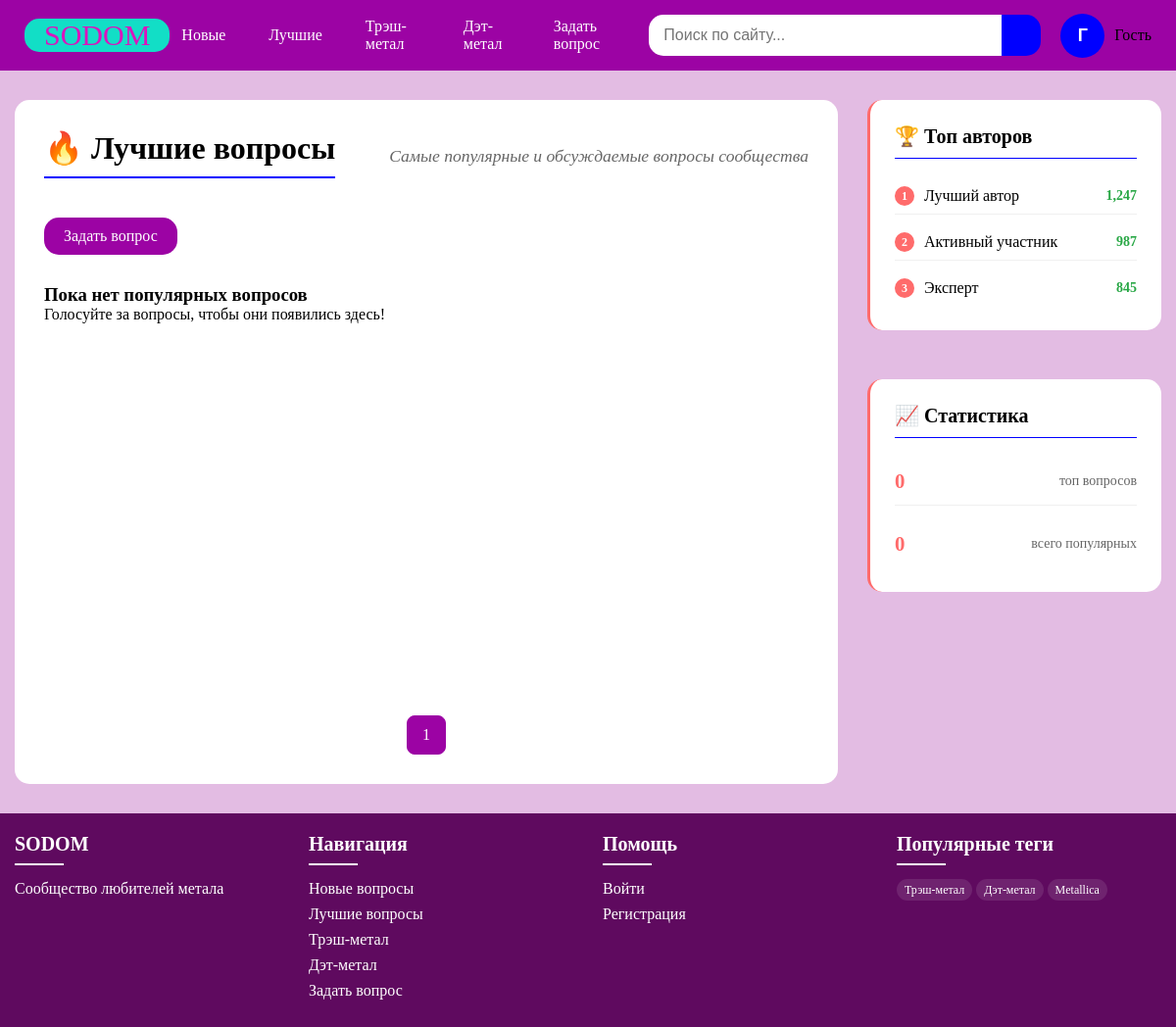
The app's page /hot/, older data.
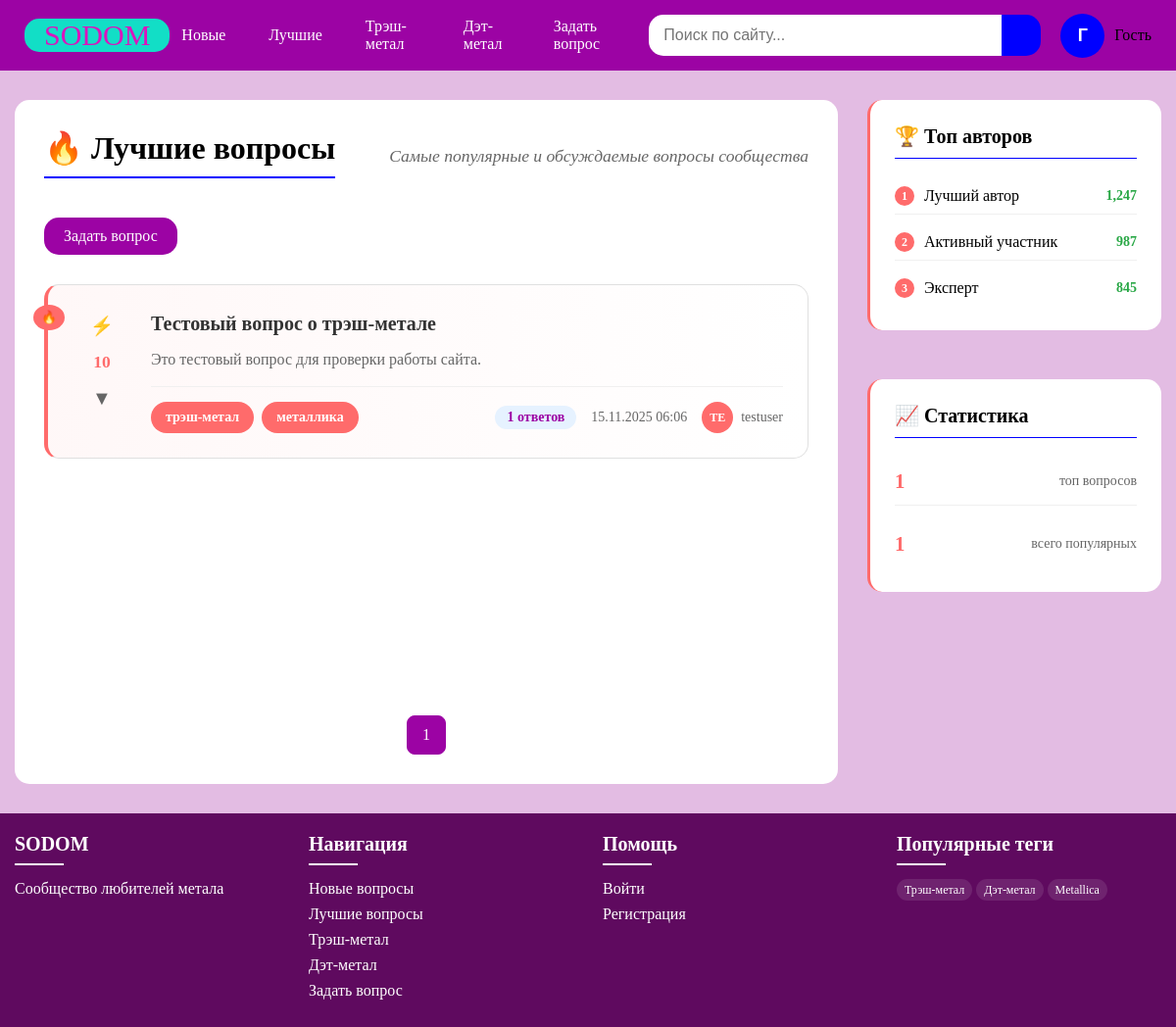
The same page, newer data.
### app/models.py (models this page shows, shortened)
class Question(models.Model):
    title = models.CharField(max_length=200)
    content = models.TextField()
    author = models.ForeignKey(User, on_delete=models.CASCADE)
    tags = models.ManyToManyField(Tag)
    created_at = models.DateTimeField(auto_now_add=True)
    updated_at = models.DateTimeField(auto_now=True)
    votes = models.IntegerField(default=0)
    objects = QuestionManager()
    class Meta:
        ordering = ['-created_at']
    def answers_count(self):
        return self.answer_set.count()
    def get_author_initials(self):
        username = self.author.username
        if len(username) >= 2:
            return username[:2].upper()
        return 'US'

class Tag(models.Model):
    name = models.CharField(max_length=50, unique=True)

### app/views.py (the view)
# urls.py: path('hot/', views.hot, name='hot'),
def hot(request):
    questions = Question.objects.best_questions().select_related('author').prefetch_related('tags')
    page_obj = paginate(questions, request, per_page=20)
    return render(request, 'hot.html', {
        'page_obj': page_obj,
        'questions': page_obj.object_list,
    })

### app/models.py (called while the page is built)
    def best_questions(self):
        return self.order_by('-votes')

### app/utils.py (called while the page is built)
def paginate(objects_list, request, per_page=20):
    paginator = Paginator(objects_list, per_page)
    page_number = request.GET.get('page', 1)
    try:
        page_number = int(page_number)
    except (TypeError, ValueError):
        page_number = 1
    page_obj = paginator.get_page(page_number)
    return page_obj

### templates/hot.html (shortened to what the changed rows need)
{% extends 'base.html' %}
{% block content %}
<div class="main-content">
    <div class="left-column">
        <div class="questions-header">
            <h1 class="page-title">🔥 Лучшие вопросы</h1>
        </div>
        <div class="questions-list">
            {% for question in questions %}
            <div class="question-item hot-item">
                <div class="hot-indicator">🔥</div>
                <div class="question-main">
                    <div class="question-voting">
                        <button class="vote-btn upvote hot-upvote">⚡</button>
                        <span class="vote-count hot-count">{{ question.votes }}</span>
                        <button class="vote-btn downvote">▼</button>
                    </div>
                    <div class="question-content">
                        <h2 class="question-title">
                            <a href="{% url 'app:question' question.id %}">{{ question.title }}</a>
                        </h2>
                        <p class="question-excerpt">{{ question.content|truncatewords:25 }}</p>
                        <div class="question-meta">
                            <div class="question-tags">
                                {% for tag in question.tags.all %}
                                <a href="{% url 'app:tag' tag.name %}" class="tag hot-tag">{{ tag.name }}</a>
                                {% endfor %}
                            </div>
                            <div class="question-info">
                                <span class="answers-count hot-answers">{{ question.answers_count }} ответов</span>
                                <span class="question-date">{{ question.created_at|date:"d.m.Y H:i" }}</span>
                                <div class="question-author">
                                    <div class="author-avatar hot-avatar">{{ question.get_author_initials }}</div>
                                    <span class="author-name">{{ question.author.username }}</span>
                                </div>
                            </div>
                        </div>
                    </div>
                </div>
            </div>
            {% empty %}
            <div class="no-questions">
                <h3>Пока нет популярных вопросов</h3>
                <p>Голосуйте за вопросы, чтобы они появились здесь!</p>
            </div>
            {% endfor %}
        </div>
        {% include 'pagination.html' %}
    </div>
    <div class="right-column">
        <div class="sidebar-widget hot-widget">
            <div class="stats-container">
                <div class="stat-item">
                    <span class="stat-number hot-stat">{{ questions|length }}</span>
                    <span class="stat-label">топ вопросов</span>
                </div>
                <div class="stat-item">
                    <span class="stat-number hot-stat">{{ page_obj.paginator.count }}</span>
                    <span class="stat-label">всего популярных</span>
                </div>
            </div>
        </div>
    </div>
</div>
{% endblock %}

Row changes from the older to the newer data that the page shows:
added Question: votes "10", title "Тестовый вопрос о трэш-метале", content "Это тестовый вопрос для проверки работы сайта.", answers_count "1", created_at "15.11.2025 06:06", get_author_initials "TE", author.username "testuser"
added Tag: name "трэш-метал"
added Tag: name "металлика"
Text that changed along with them:
{{ questions|length }}: "0" → "1"
{{ page_obj.paginator.count }}: "0" → "1"
text no longer shown: "Пока нет популярных вопросов Голосуйте за вопросы, чтобы они появились здесь!"
